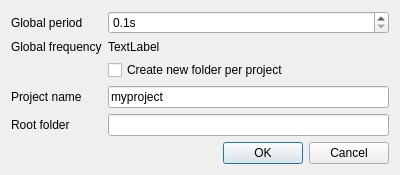
<?xml version="1.0" encoding="UTF-8"?>
<ui version="4.0">
 <class>MeasurementSettingsDialog</class>
 <widget class="QDialog" name="MeasurementSettingsDialog">
  <property name="geometry">
   <rect>
    <x>0</x>
    <y>0</y>
    <width>400</width>
    <height>143</height>
   </rect>
  </property>
  <property name="windowTitle">
   <string>Dialog</string>
  </property>
  <layout class="QFormLayout" name="formLayout">
   <item row="0" column="0">
    <widget class="QLabel" name="periodLabel">
     <property name="text">
      <string>Global period</string>
     </property>
    </widget>
   </item>
   <item row="0" column="1">
    <widget class="QDoubleSpinBox" name="periodBox">
     <property name="suffix">
      <string notr="true">s</string>
     </property>
     <property name="decimals">
      <number>1</number>
     </property>
     <property name="minimum">
      <double>0.100000000000000</double>
     </property>
     <property name="maximum">
      <double>6553.500000000000000</double>
     </property>
     <property name="singleStep">
      <double>0.100000000000000</double>
     </property>
    </widget>
   </item>
   <item row="1" column="0">
    <widget class="QLabel" name="frequencyLabel">
     <property name="text">
      <string>Global frequency</string>
     </property>
    </widget>
   </item>
   <item row="3" column="0">
    <widget class="QLabel" name="projectLabel">
     <property name="text">
      <string>Project name</string>
     </property>
    </widget>
   </item>
   <item row="3" column="1">
    <widget class="QLineEdit" name="projectEdit">
     <property name="text">
      <string>myproject</string>
     </property>
    </widget>
   </item>
   <item row="6" column="0" colspan="2">
    <widget class="QDialogButtonBox" name="okBox">
     <property name="orientation">
      <enum>Qt::Horizontal</enum>
     </property>
     <property name="standardButtons">
      <set>QDialogButtonBox::Cancel|QDialogButtonBox::Ok</set>
     </property>
    </widget>
   </item>
   <item row="1" column="1">
    <widget class="QLabel" name="frequencyValue">
     <property name="text">
      <string>TextLabel</string>
     </property>
    </widget>
   </item>
   <item row="2" column="1">
    <widget class="QCheckBox" name="folderBox">
     <property name="text">
      <string>Create new folder per project</string>
     </property>
    </widget>
   </item>
   <item row="4" column="0">
    <widget class="QLabel" name="label">
     <property name="text">
      <string>Root folder</string>
     </property>
    </widget>
   </item>
   <item row="4" column="1">
    <widget class="QLineEdit" name="lineEdit">
     <property name="text">
      <string/>
     </property>
    </widget>
   </item>
  </layout>
 </widget>
 <resources/>
 <connections>
  <connection>
   <sender>okBox</sender>
   <signal>accepted()</signal>
   <receiver>MeasurementSettingsDialog</receiver>
   <slot>accept()</slot>
   <hints>
    <hint type="sourcelabel">
     <x>248</x>
     <y>254</y>
    </hint>
    <hint type="destinationlabel">
     <x>157</x>
     <y>274</y>
    </hint>
   </hints>
  </connection>
  <connection>
   <sender>okBox</sender>
   <signal>rejected()</signal>
   <receiver>MeasurementSettingsDialog</receiver>
   <slot>reject()</slot>
   <hints>
    <hint type="sourcelabel">
     <x>316</x>
     <y>260</y>
    </hint>
    <hint type="destinationlabel">
     <x>286</x>
     <y>274</y>
    </hint>
   </hints>
  </connection>
 </connections>
</ui>
